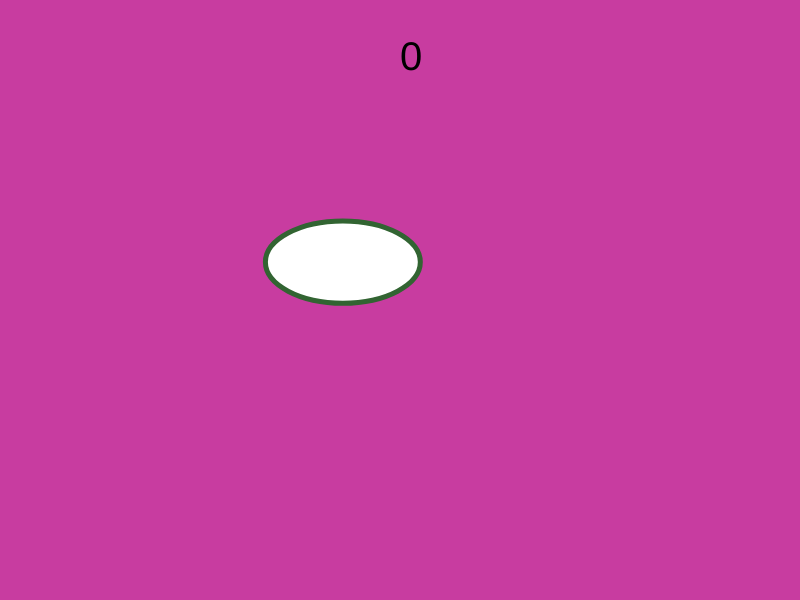
Frame 1 (no input)
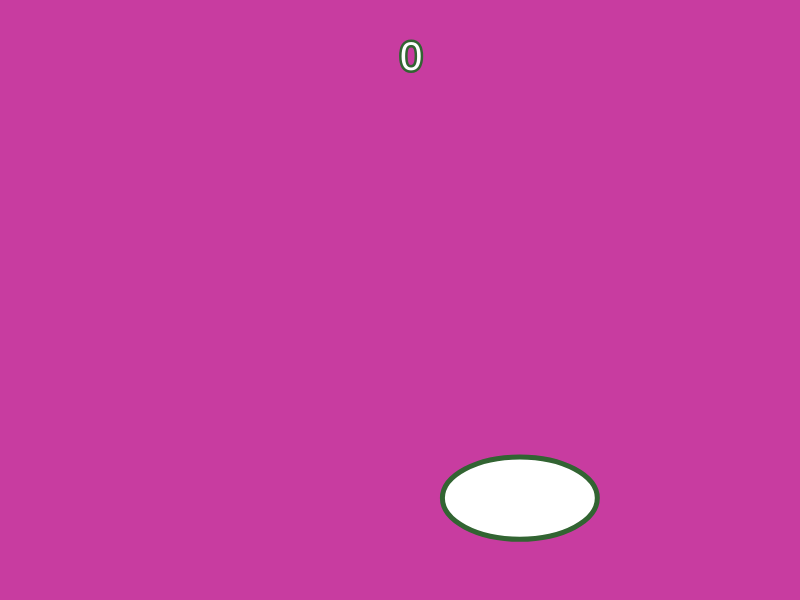
Frame 60 (no input)
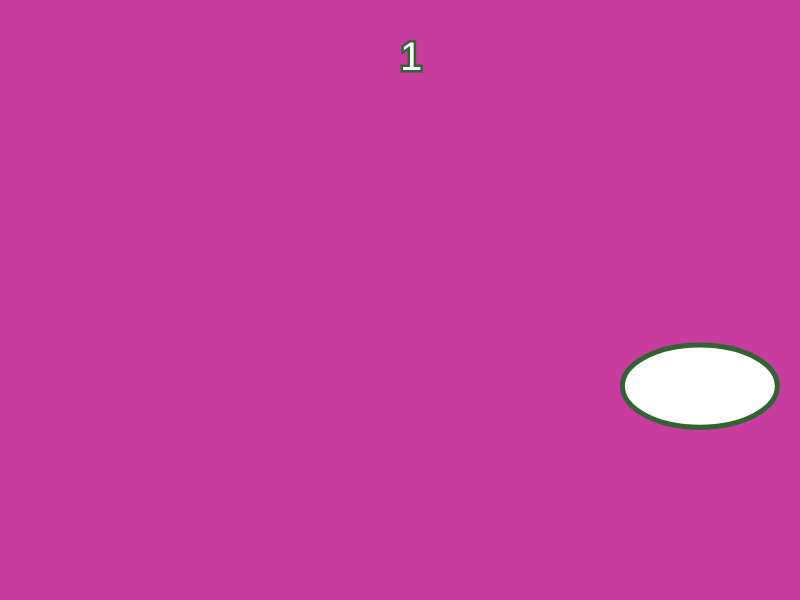
Frame 120 (the mouse pressed at the canvas centre since frame 60)

The p5.js sketch that drew these frames (run headless with seeded random() and noise() and a simulated clock; from frame 60 on, the mouse is pressed at the canvas centre):

// p5.js sketch
// ── sketch.js
//declaring 
let NumOfBounces = 0;

let showText = true;
 
// assigning the width and height
let widthOfBall;
let heightOfBall;

//random speed between 1 and 5 pixels
let speedX = 3;
let speedY = 4;


function setup() {
    createCanvas(800, 600);
    //random x and y coordinates
x = random(200, 400)
y = random(200, 500)
widthOfBall = random(20, 200)
heightOfBall = random(20, 200)

}

function draw() {
    background(200, 60, 160)

    //calling the bouce and keyPressed function in draw so it loops
bounce();
keyPressed();
    textSize(40)
    //showText
text(NumOfBounces, 400, 70);

    //design of the circle
    stroke(50, 100, 50)
    strokeWeight(5)
    fill(255)
    ellipse(x, y, widthOfBall, heightOfBall)

    //adding speed to the x and y positions
    x += speedX;
    y += speedY; 

 //reversing speed when it reaches the edge of the canavs
    if (x > width - widthOfBall / 2 || x < widthOfBall / 2) {
        speedX *= -1
    }

    if (y > height - heightOfBall / 2 || y < heightOfBall / 2) {
        speedY *= - 1
    }


    //displaying the number of bounces
function bounce() {
    if(x > width - widthOfBall / 2 || x < widthOfBall / 2) {
        NumOfBounces = NumOfBounces + 1;
    }
 if(y > height - heightOfBall / 2 || y < heightOfBall / 2) {
    NumOfBounces = NumOfBounces + 1;
 }


}

//use keys to change the dynamic of the circle

function keyPressed() {
if(key === 'UP_ARROW') {
    ellipse(x, y, widthOfBall, heightOfBall + 1)
}

if(key === 'DOWN_ARROW') {
    ellipse(x, y, widthOfBall, heightOfBall - 1)
}

if(key === 'LEFT_ARROW') {
    ellipse(x, y, widthOfBall - 1, heightOfBall)
}

if(key === 'RIGHT_ARROW') {
   ellipse(x, y, widthOfBall + 1, heightOfBall)
}

}

}
